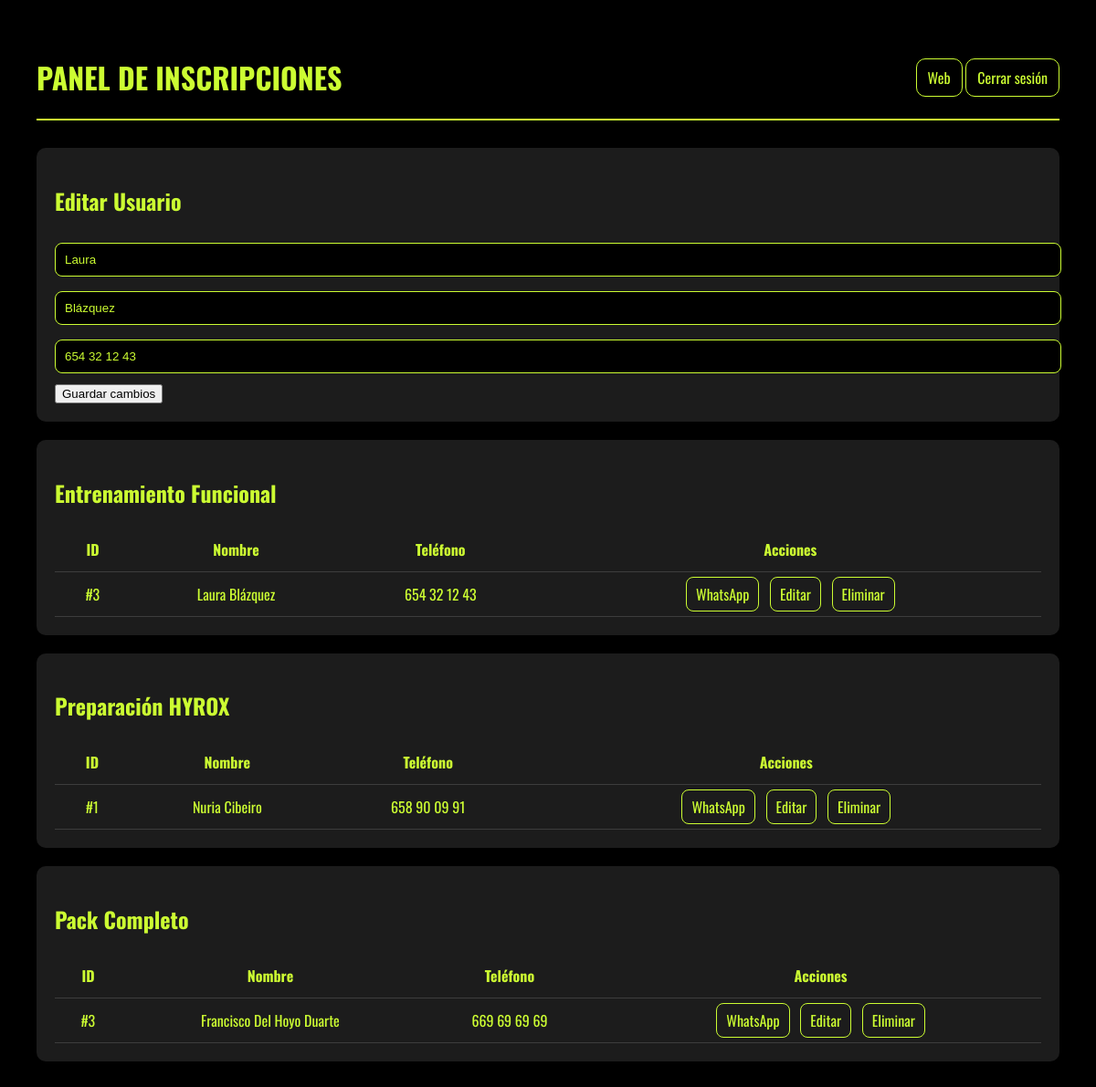
Page /lista_inscritos.php?edit=1&id=3&tabla=personas_funcional (signed in) on the committed database.
### tables this page shows
CREATE TABLE `personas_funcional` (
  `id` int(11) NOT NULL,
  `nombre` varchar(100) NOT NULL,
  `apellidos` varchar(150) NOT NULL,
  `telefono` varchar(20) NOT NULL
);

CREATE TABLE `personas_hyrox` (
  `id` int(11) NOT NULL,
  `nombre` varchar(100) NOT NULL,
  `apellidos` varchar(150) NOT NULL,
  `telefono` varchar(20) NOT NULL
);

CREATE TABLE `personas_pack` (
  `id` int(11) NOT NULL,
  `nombre` varchar(100) NOT NULL,
  `apellidos` varchar(150) NOT NULL,
  `telefono` varchar(20) NOT NULL,
  `created_at` timestamp NOT NULL DEFAULT current_timestamp()
);

### public/lista_inscritos.php (the view, shortened to what this page needs)
<?php
require_once __DIR__ . '/../config/db.php';
$tablas_actividades = [
    'Entrenamiento Funcional' => 'personas_funcional',
    'Preparación HYROX' => 'personas_hyrox',
    'Pack Completo' => 'personas_pack'
];
$edit_data = null;
if (isset($_GET['edit'], $_GET['id'], $_GET['tabla'])) {
    $edit_id = (int) $_GET['id'];
    $edit_tabla = $_GET['tabla'];
    $tablas_permitidas = [
        'personas_funcional',
        'personas_hyrox',
        'personas_pack'
    ];
    if (in_array($edit_tabla, $tablas_permitidas)) {
        $sql = "SELECT * FROM $edit_tabla WHERE id = ?";
        $stmt = $conexion->prepare($sql);
        if ($stmt) {
            $stmt->bind_param("i", $edit_id);
            $stmt->execute();
            $result = $stmt->get_result();
            if ($result && $result->num_rows > 0) {
                $edit_data = $result->fetch_assoc();
            }
        }
    }
}
?>
<!DOCTYPE html>
<html lang="es">
<head>
</head>
<body>
<header>
    <h1>PANEL DE INSCRIPCIONES</h1>
    <div>
        <a class="btn" href="../public/index.php">Web</a>
        <a class="btn" href="?logout=1">Cerrar sesión</a>
    </div>
</header>
<?php if ($edit_data): ?>
<div class="form-edit">
    <h2>Editar Usuario</h2>
    <form method="POST">
        <input type="text" name="nombre" value="<?= htmlspecialchars($edit_data['nombre']) ?>">
        <input type="text" name="apellidos" value="<?= htmlspecialchars($edit_data['apellidos']) ?>">
        <input type="text" name="telefono" value="<?= htmlspecialchars($edit_data['telefono']) ?>">
        <button type="submit" name="update_user">Guardar cambios</button>
    </form>
</div>
<?php endif; ?>
<?php foreach ($tablas_actividades as $nombre => $tabla): ?>
<div style="background:#1c1c1c;padding:20px;margin-bottom:20px;border-radius:10px;">
    <h2><?= htmlspecialchars($nombre) ?></h2>
<?php
    $sql = "SELECT id, nombre, apellidos, telefono FROM $tabla ORDER BY id DESC";
    $resultado = $conexion->query($sql);
    ?>
    <table>
        <thead>
            <tr>
                <th>ID</th>
                <th>Nombre</th>
                <th>Teléfono</th>
                <th>Acciones</th>
            </tr>
        </thead>
        <tbody>
        <?php while ($row = $resultado->fetch_assoc()): ?>
            <tr>
                <td>#<?= $row['id'] ?></td>
                <td><?= htmlspecialchars($row['nombre'].' '.$row['apellidos']) ?></td>
                <td><?= htmlspecialchars($row['telefono']) ?></td>
                <td class="actions">
                    <a target="_blank" href="https://api.whatsapp.com/send?phone=<?= preg_replace('/[^0-9]/','',$row['telefono']) ?>">WhatsApp</a>
                    <a href="?edit=1&id=<?= $row['id'] ?>&tabla=<?= $tabla ?>">Editar</a>
                    <a href="?delete=1&id=<?= $row['id'] ?>&tabla=<?= $tabla ?>" onclick="return confirm('¿Eliminar usuario?');">Eliminar</a>
                </td>
            </tr>
        <?php endwhile; ?>
        </tbody>
    </table>
</div>
<?php endforeach; ?>
</body>
</html>

### public/lista_inscritos.php (style rules this page uses)
:root { --green:#CCFD32; --bg:#000; --card:#1c1c1c; --border:#3d3d3d; }
body { margin:0; padding:40px; background:var(--bg); color:var(--green); font-family:'Oswald',sans-serif; }
header { display:flex; justify-content:space-between; align-items:center; border-bottom:2px solid var(--green); margin-bottom:30px; }
.btn { padding:8px 12px; border:1px solid var(--green); color:var(--green); text-decoration:none; border-radius:10px; }
table { width:100%; border-collapse:collapse; background:var(--card); }
th, td { padding:12px; text-align:center; border-bottom:1px solid var(--border); }
.actions a { margin:4px; padding:6px 10px; border:1px solid var(--green); border-radius:8px; text-decoration:none; color:var(--green); }
.form-edit { background:#1c1c1c; padding:20px; margin-bottom:20px; border-radius:10px; }
input { width:100%; padding:10px; margin:8px 0; border-radius:8px; border:1px solid var(--green); background:#000; color:var(--green); }

### rows in the picture
personas_funcional: nombre "Laura", apellidos "Blázquez", telefono "654 32 12 43", id "3", nombre+apellidos "Laura Blázquez"
personas_hyrox: id "1", nombre+apellidos "Nuria Cibeiro", telefono "658 90 09 91"
personas_pack: id "3", nombre+apellidos "Francisco Del Hoyo Duarte", telefono "669 69 69 69"

### other values in the picture
$nombre "Entrenamiento Funcional"
$nombre "Preparación HYROX"
$nombre "Pack Completo"
